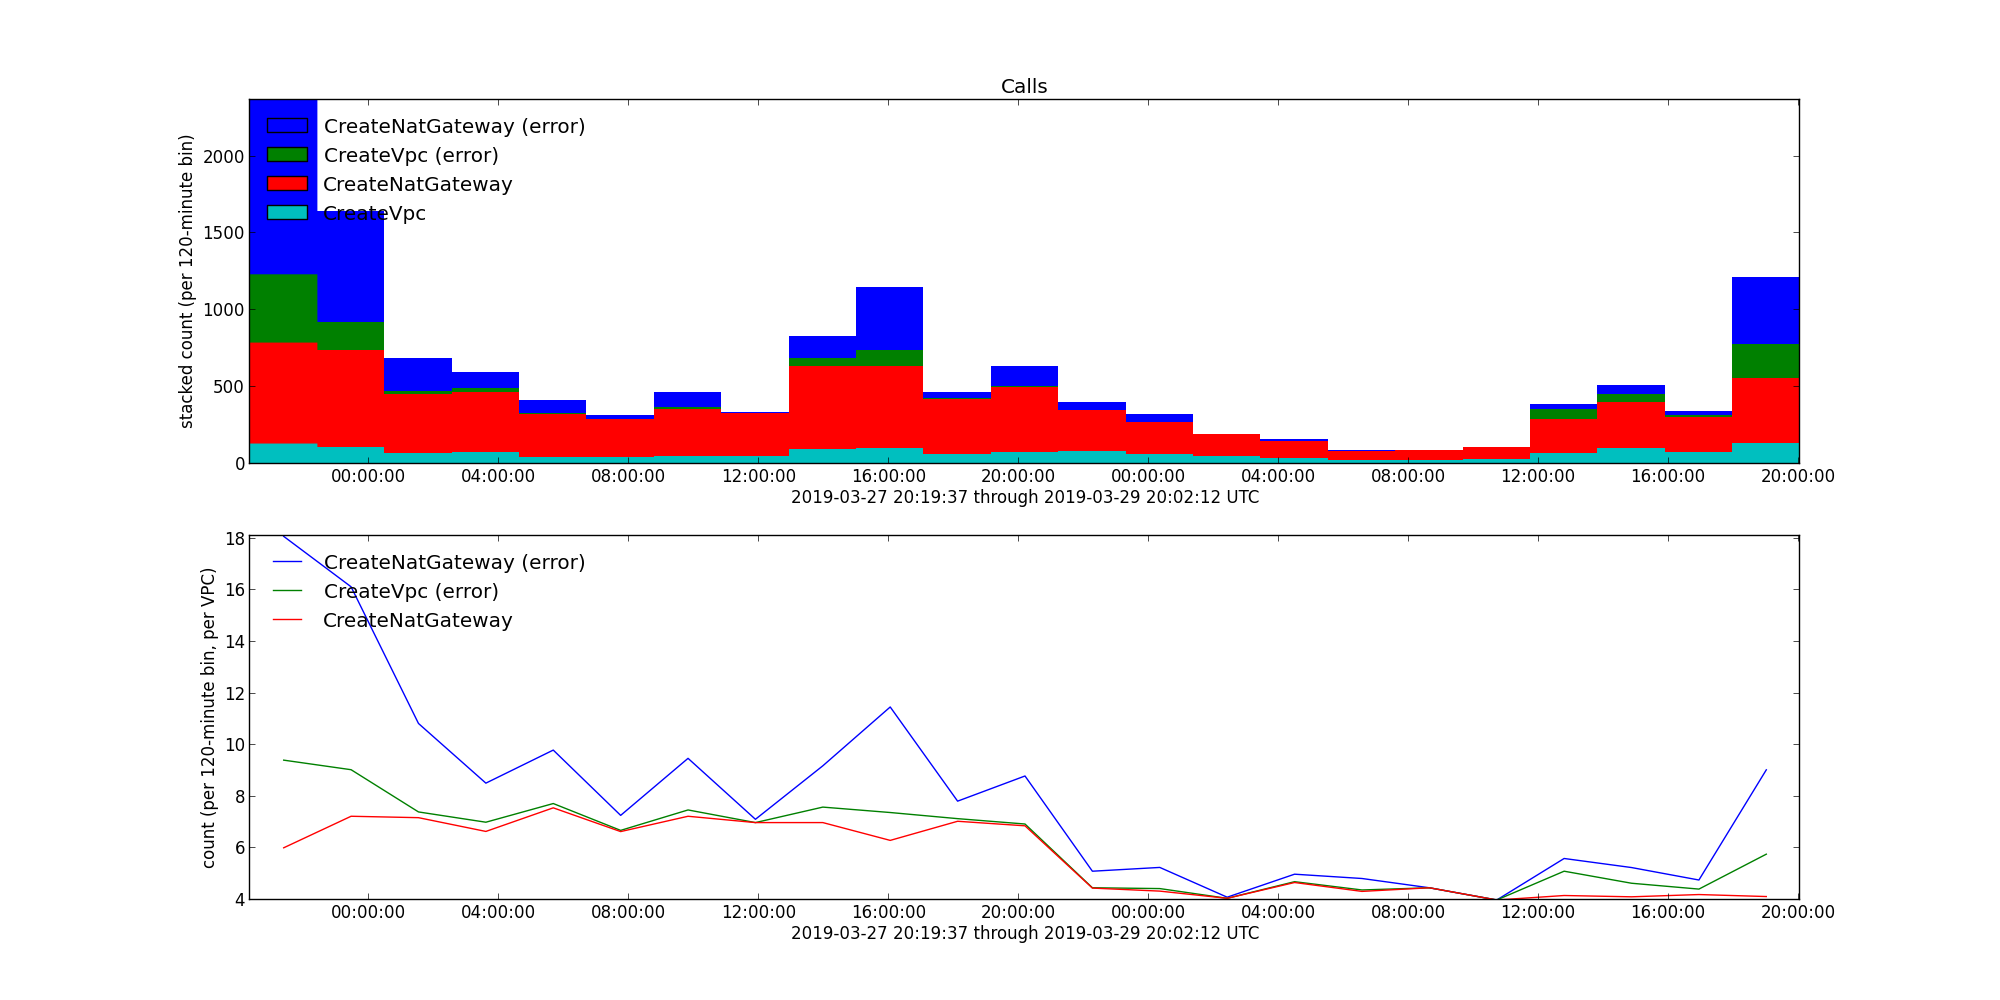

Write the Python code that produced this figure.
#!/usr/bin/python2
#
# Crunch the CSV output from:
#
#   SELECT eventtime,
#          eventname,
#          useridentity.username,
#          useragent,
#          errorcode,
#          errormessage
#   FROM "default"."cloudtrail_logs_cloud_trail_test_clayton"
#   WHERE from_iso8601_timestamp(eventtime) > date_add('hour', -48, now())
#     AND eventname IN ('CreateVpc', 'DeleteVpc')
#   ORDER BY eventtime;
#
# with:
#
#   $ ./vpc.py <vpc.csv

import collections
import csv
import datetime
import sys

import matplotlib.dates
import matplotlib.pyplot


error_suffix = ' (error)'
reader = csv.DictReader(sys.stdin)
requests = collections.defaultdict(list)
creates = deletes = 0
begin = end = None
for row in reader:
    timestamp = datetime.datetime.strptime(row['eventtime'], '%Y-%m-%dT%H:%M:%SZ')
    #if timestamp < datetime.datetime(2019, 3, 2) or timestamp > datetime.datetime(2019, 3, 2, 4):
    #    continue
    if not begin:
        begin = timestamp
    end = timestamp
    event = row['eventname']
    if row['errorcode']:
        event += error_suffix
    requests[event].append(timestamp)

data = []
names = []
for event, times in sorted(requests.items()):
    if not event.endswith(error_suffix):
        continue
    data.append(matplotlib.dates.date2num(times))
    names.append(event)
for event, times in sorted(requests.items()):
    if event.endswith(error_suffix):
        continue
    data.append(matplotlib.dates.date2num(times))
    names.append(event)

bin_minutes = 120
bins = int((end - begin).total_seconds()) // (60 * bin_minutes)
locator = matplotlib.dates.AutoDateLocator()
figure = matplotlib.pyplot.figure()
figure.set_size_inches(20, 10)

axes = figure.add_subplot(2, 1, 1)
n, bins, _ = axes.hist(data, bins, histtype='barstacked', rwidth=1, edgecolor='none', label=names)
axes.set_title('Calls')
axes.set_xlabel('{} through {} UTC'.format(begin.isoformat(' '), end.isoformat(' ')))
axes.set_ylabel('stacked count (per {}-minute bin)'.format(bin_minutes))
axes.legend(loc='upper left', frameon=False)
axes.xaxis.set_major_locator(locator)
axes.xaxis.set_major_formatter(matplotlib.dates.AutoDateFormatter(locator))
axes.axis('tight')

vpc_index = names.index('CreateVpc')
if vpc_index < 0:
    raise ValueError(names)
vpc_counts = n[vpc_index]
xs = []
ys = []
for counts, name in zip(n, names):
    if name == 'CreateVpc':
        continue
    xs.append([(a + b) / 2 for a, b in zip(bins, bins[1:])])
    ys.append([count / (float(vpc_count) or 1) for count, vpc_count in zip(counts, vpc_counts)])

axes = figure.add_subplot(2, 1, 2)
for x, y, name in zip(xs, ys, names):
    axes.plot(x, y, label=name)
axes.set_xlabel('{} through {} UTC'.format(begin.isoformat(' '), end.isoformat(' ')))
axes.set_ylabel('count (per {}-minute bin, per VPC)'.format(bin_minutes))
axes.legend(loc='upper left', frameon=False)
axes.xaxis.set_major_locator(locator)
axes.xaxis.set_major_formatter(matplotlib.dates.AutoDateFormatter(locator))
axes.axis('tight')
axes.set_xlim(bins[0], bins[-1])

figure.savefig('calls-per-vpc.png')

vpc_count = float(sum(vpc_counts))
for counts, name in zip(n, names):
    print('{}\t{:.2f}\t{}'.format(sum(counts), sum(counts) / vpc_count, name))
